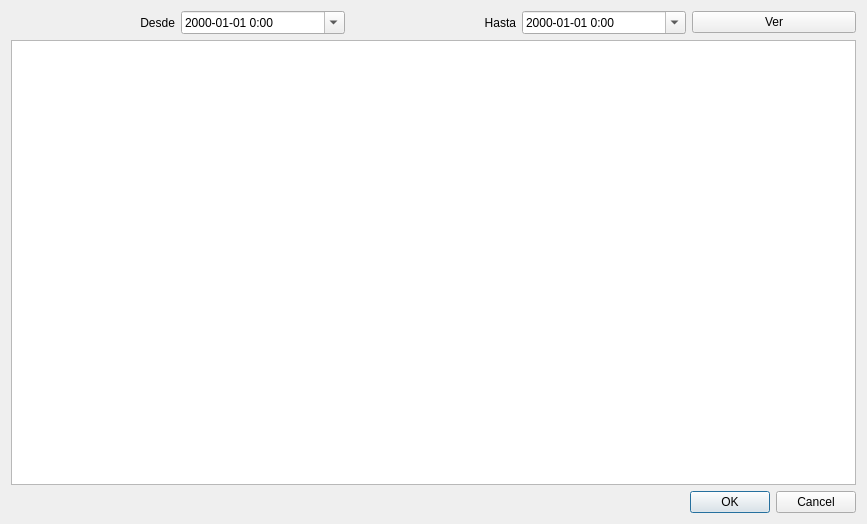
<?xml version="1.0" encoding="UTF-8"?>
<ui version="4.0">
 <class>ListadoVentaArticulos</class>
 <widget class="QDialog" name="ListadoVentaArticulos">
  <property name="geometry">
   <rect>
    <x>0</x>
    <y>0</y>
    <width>867</width>
    <height>524</height>
   </rect>
  </property>
  <property name="windowTitle">
   <string>Dialog</string>
  </property>
  <layout class="QGridLayout" name="gridLayout">
   <item row="0" column="0">
    <layout class="QHBoxLayout" name="horizontalLayout">
     <item>
      <widget class="QLabel" name="label">
       <property name="text">
        <string>Desde</string>
       </property>
       <property name="alignment">
        <set>Qt::AlignRight|Qt::AlignTrailing|Qt::AlignVCenter</set>
       </property>
      </widget>
     </item>
     <item>
      <widget class="QDateTimeEdit" name="dateTimeEditDesde">
       <property name="displayFormat">
        <string>yyyy-MM-dd H:mm</string>
       </property>
       <property name="calendarPopup">
        <bool>true</bool>
       </property>
      </widget>
     </item>
     <item>
      <widget class="QLabel" name="label_2">
       <property name="text">
        <string>Hasta</string>
       </property>
       <property name="alignment">
        <set>Qt::AlignRight|Qt::AlignTrailing|Qt::AlignVCenter</set>
       </property>
      </widget>
     </item>
     <item>
      <widget class="QDateTimeEdit" name="dateTimeEditHasta">
       <property name="displayFormat">
        <string>yyyy-MM-dd H:mm</string>
       </property>
       <property name="calendarPopup">
        <bool>true</bool>
       </property>
      </widget>
     </item>
     <item>
      <widget class="QPushButton" name="pushButtonVer">
       <property name="text">
        <string>Ver</string>
       </property>
      </widget>
     </item>
    </layout>
   </item>
   <item row="1" column="0">
    <widget class="QTableView" name="tableView"/>
   </item>
   <item row="2" column="0">
    <widget class="QDialogButtonBox" name="buttonBox">
     <property name="orientation">
      <enum>Qt::Horizontal</enum>
     </property>
     <property name="standardButtons">
      <set>QDialogButtonBox::Cancel|QDialogButtonBox::Ok</set>
     </property>
    </widget>
   </item>
  </layout>
 </widget>
 <resources/>
 <connections>
  <connection>
   <sender>buttonBox</sender>
   <signal>accepted()</signal>
   <receiver>ListadoVentaArticulos</receiver>
   <slot>accept()</slot>
   <hints>
    <hint type="sourcelabel">
     <x>248</x>
     <y>254</y>
    </hint>
    <hint type="destinationlabel">
     <x>157</x>
     <y>274</y>
    </hint>
   </hints>
  </connection>
  <connection>
   <sender>buttonBox</sender>
   <signal>rejected()</signal>
   <receiver>ListadoVentaArticulos</receiver>
   <slot>reject()</slot>
   <hints>
    <hint type="sourcelabel">
     <x>316</x>
     <y>260</y>
    </hint>
    <hint type="destinationlabel">
     <x>286</x>
     <y>274</y>
    </hint>
   </hints>
  </connection>
 </connections>
</ui>
